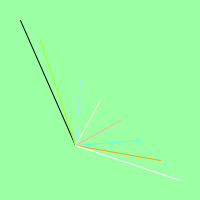
Frame 1 (no input)
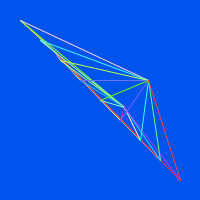
Frame 60 (the mouse pressed at the canvas centre just before this capture)
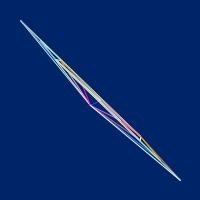
Frame 120 (the mouse held since frame 60 and released just before this capture)

The Processing sketch that drew these frames (run headless with seeded random() and noise(); from frame 60 on, the mouse is pressed at the canvas centre):

// Processing sketch: processing_62027
// ── processing_62027.pde

/*
Arches
Dan Olson 2012
*/

//import processing.pdf.*;

int timer;
float x, y;

float s;
float s2;

void setup() {
frameRate(40);
size(200,200);

background(155,255,random(255));
//background(0);
//beginRecord(PDF, "filename.pdf");
}

void draw() {
arches();
screenResetTimer(300);
}

void screenResetTimer(float amount) {

if(millis() - timer >= amount) {
timer = millis();
setup();
}
}

void arches() {
  
x = random(width*.25,width*.75);
y = random(height*.25,height*.75);

s = width*.10;
s2 = height*.10;

for (float i = width*.10, j = height*.10; i < width && j < height; i+=s, j+=s2) {

line(x,y,i,j);

colorMode(HSB);
stroke(random(255),random(255),255);

}

}

void mousePressed(){
if (mouseButton == RIGHT){
noLoop();
//endRecord();
}
if (mouseButton == LEFT) {
loop();
setup();
}
}
